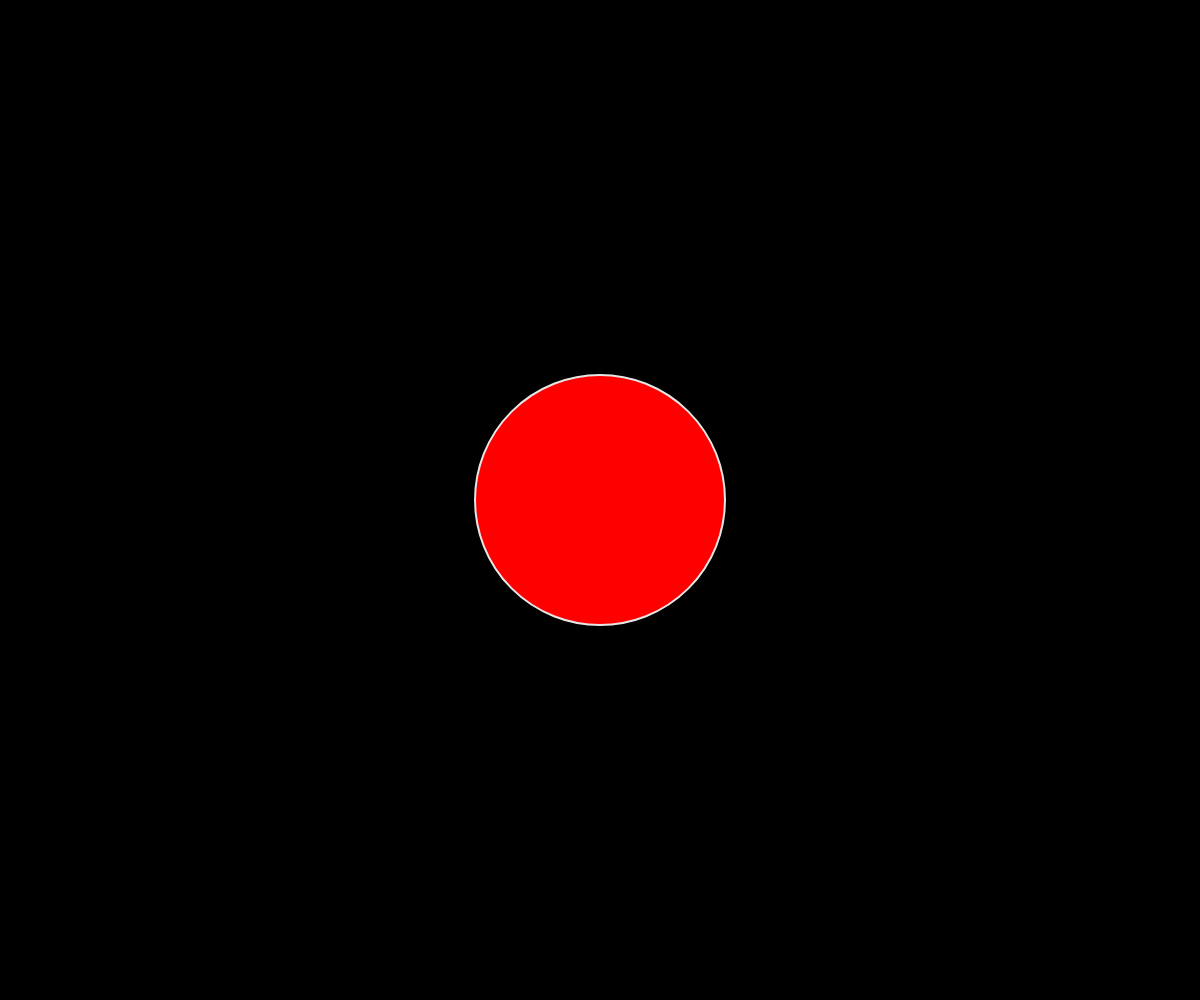
Frame 1 (no input)
Frame 60 (no input): identical to frame 1, image omitted
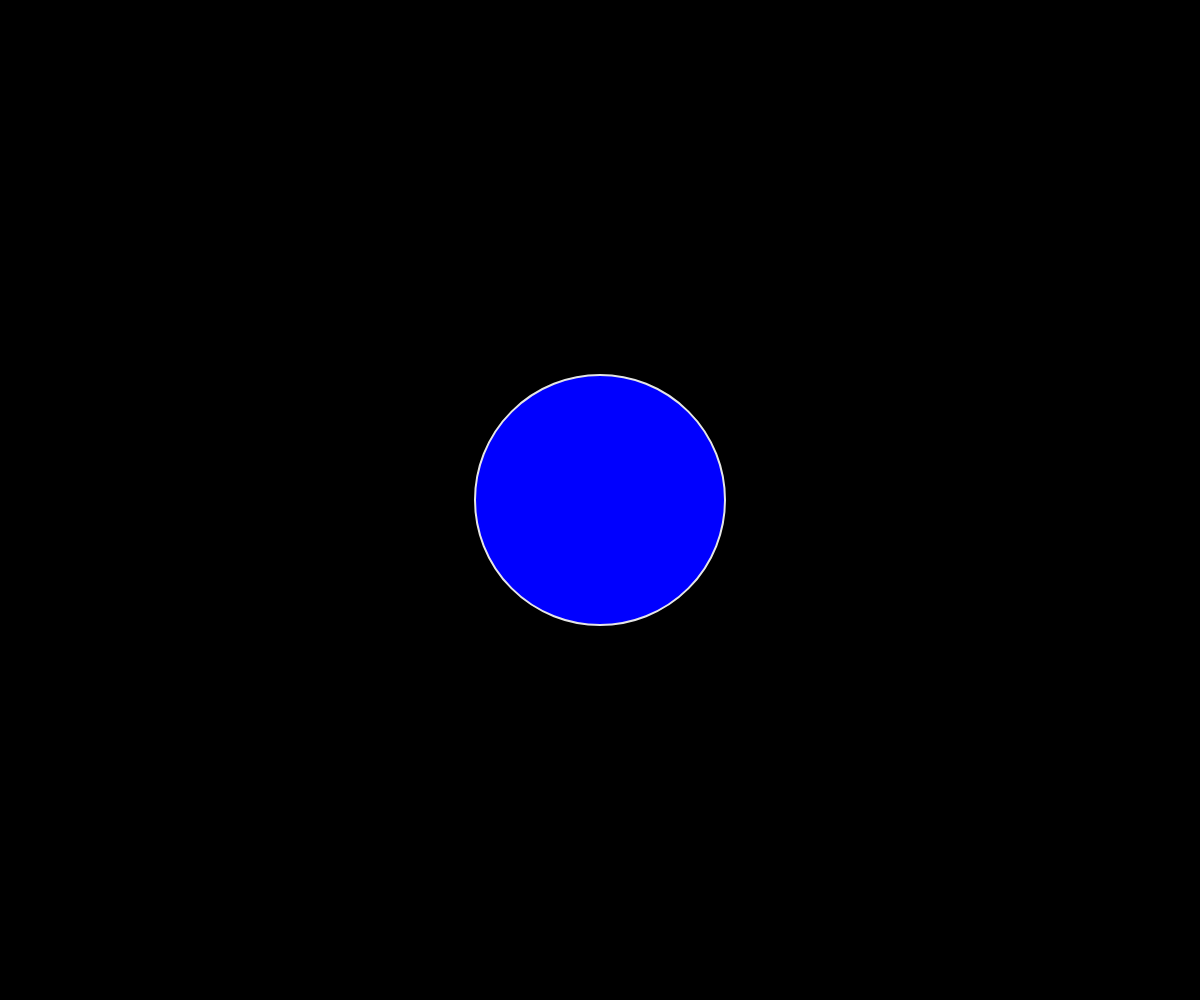
Frame 120 (the mouse pressed at the canvas centre since frame 60)

The p5.js sketch that drew these frames (run headless with seeded random() and noise() and a simulated clock; from frame 60 on, the mouse is pressed at the canvas centre):

// p5.js sketch
// ── sketch.js
let mirtilos;

function setup() {
	createCanvas(windowWidth, windowHeight);
	background(0)

}

function draw() {

	background(0)

	if(mouseY>=height/2 && mouseX<=width/2)  
    fill(0,0,255);
	
    else if(mouseY<height/2 && mouseX<=width/2) 
    fill(255,0,0);
  	
    else if(mouseY<height/2 && mouseX>width/2) 
    fill(0,255,0); 

	else{
		 noFill();
	}

	stroke(230);
	strokeWeight(2);
	circle(width / 2, height / 2, height / 4);
}
